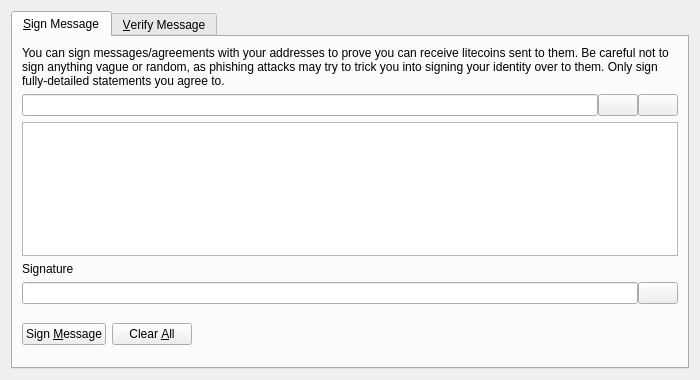
<?xml version="1.0" encoding="UTF-8"?>
<ui version="4.0">
 <class>SignVerifyMessageDialog</class>
 <widget class="QDialog" name="SignVerifyMessageDialog">
  <property name="geometry">
   <rect>
    <x>0</x>
    <y>0</y>
    <width>700</width>
    <height>380</height>
   </rect>
  </property>
  <property name="windowTitle">
   <string>Signatures - Sign / Verify a Message</string>
  </property>
  <property name="modal">
   <bool>true</bool>
  </property>
  <layout class="QVBoxLayout" name="verticalLayout">
   <item>
    <widget class="QTabWidget" name="tabWidget">
     <property name="currentIndex">
      <number>0</number>
     </property>
     <widget class="QWidget" name="tabSignMessage">
      <attribute name="title">
       <string>&amp;Sign Message</string>
      </attribute>
      <layout class="QVBoxLayout" name="verticalLayout_SM">
       <item>
        <widget class="QLabel" name="infoLabel_SM">
         <property name="text">
          <string>You can sign messages/agreements with your addresses to prove you can receive litecoins sent to them. Be careful not to sign anything vague or random, as phishing attacks may try to trick you into signing your identity over to them. Only sign fully-detailed statements you agree to.</string>
         </property>
         <property name="textFormat">
          <enum>Qt::PlainText</enum>
         </property>
         <property name="wordWrap">
          <bool>true</bool>
         </property>
        </widget>
       </item>
       <item>
        <layout class="QHBoxLayout" name="horizontalLayout_1_SM">
         <property name="spacing">
          <number>0</number>
         </property>
         <item>
          <widget class="QValidatedLineEdit" name="addressIn_SM">
           <property name="toolTip">
            <string>The Partnercoin address to sign the message with</string>
           </property>
          </widget>
         </item>
         <item>
          <widget class="QPushButton" name="addressBookButton_SM">
           <property name="toolTip">
            <string>Choose previously used address</string>
           </property>
           <property name="text">
            <string/>
           </property>
           <property name="icon">
            <iconset resource="../bitcoin.qrc">
             <normaloff>:/icons/address-book</normaloff>:/icons/address-book</iconset>
           </property>
           <property name="shortcut">
            <string>Alt+A</string>
           </property>
           <property name="autoDefault">
            <bool>false</bool>
           </property>
          </widget>
         </item>
         <item>
          <widget class="QPushButton" name="pasteButton_SM">
           <property name="toolTip">
            <string>Paste address from clipboard</string>
           </property>
           <property name="text">
            <string/>
           </property>
           <property name="icon">
            <iconset resource="../bitcoin.qrc">
             <normaloff>:/icons/editpaste</normaloff>:/icons/editpaste</iconset>
           </property>
           <property name="shortcut">
            <string>Alt+P</string>
           </property>
           <property name="autoDefault">
            <bool>false</bool>
           </property>
          </widget>
         </item>
        </layout>
       </item>
       <item>
        <widget class="QPlainTextEdit" name="messageIn_SM">
         <property name="toolTip">
          <string>Enter the message you want to sign here</string>
         </property>
        </widget>
       </item>
       <item>
        <widget class="QLabel" name="signatureLabel_SM">
         <property name="text">
          <string>Signature</string>
         </property>
         <property name="textFormat">
          <enum>Qt::PlainText</enum>
         </property>
        </widget>
       </item>
       <item>
        <layout class="QHBoxLayout" name="horizontalLayout_2_SM">
         <property name="spacing">
          <number>0</number>
         </property>
         <item>
          <widget class="QLineEdit" name="signatureOut_SM">
           <property name="font">
            <font>
             <italic>true</italic>
            </font>
           </property>
           <property name="readOnly">
            <bool>true</bool>
           </property>
          </widget>
         </item>
         <item>
          <widget class="QPushButton" name="copySignatureButton_SM">
           <property name="toolTip">
            <string>Copy the current signature to the system clipboard</string>
           </property>
           <property name="text">
            <string/>
           </property>
           <property name="icon">
            <iconset resource="../bitcoin.qrc">
             <normaloff>:/icons/editcopy</normaloff>:/icons/editcopy</iconset>
           </property>
           <property name="autoDefault">
            <bool>false</bool>
           </property>
          </widget>
         </item>
        </layout>
       </item>
       <item>
        <layout class="QHBoxLayout" name="horizontalLayout_3_SM">
         <item>
          <widget class="QPushButton" name="signMessageButton_SM">
           <property name="toolTip">
            <string>Sign the message to prove you own this Partnercoin address</string>
           </property>
           <property name="text">
            <string>Sign &amp;Message</string>
           </property>
           <property name="icon">
            <iconset resource="../bitcoin.qrc">
             <normaloff>:/icons/edit</normaloff>:/icons/edit</iconset>
           </property>
           <property name="autoDefault">
            <bool>false</bool>
           </property>
          </widget>
         </item>
         <item>
          <widget class="QPushButton" name="clearButton_SM">
           <property name="toolTip">
            <string>Reset all sign message fields</string>
           </property>
           <property name="text">
            <string>Clear &amp;All</string>
           </property>
           <property name="icon">
            <iconset resource="../bitcoin.qrc">
             <normaloff>:/icons/remove</normaloff>:/icons/remove</iconset>
           </property>
           <property name="autoDefault">
            <bool>false</bool>
           </property>
          </widget>
         </item>
         <item>
          <spacer name="horizontalSpacer_1_SM">
           <property name="orientation">
            <enum>Qt::Horizontal</enum>
           </property>
           <property name="sizeHint" stdset="0">
            <size>
             <width>40</width>
             <height>48</height>
            </size>
           </property>
          </spacer>
         </item>
         <item>
          <widget class="QLabel" name="statusLabel_SM">
           <property name="font">
            <font>
             <weight>75</weight>
             <bold>true</bold>
            </font>
           </property>
           <property name="text">
            <string/>
           </property>
           <property name="wordWrap">
            <bool>true</bool>
           </property>
          </widget>
         </item>
         <item>
          <spacer name="horizontalSpacer_2_SM">
           <property name="orientation">
            <enum>Qt::Horizontal</enum>
           </property>
           <property name="sizeHint" stdset="0">
            <size>
             <width>40</width>
             <height>48</height>
            </size>
           </property>
          </spacer>
         </item>
        </layout>
       </item>
      </layout>
     </widget>
     <widget class="QWidget" name="tabVerifyMessage">
      <attribute name="title">
       <string>&amp;Verify Message</string>
      </attribute>
      <layout class="QVBoxLayout" name="verticalLayout_VM">
       <item>
        <widget class="QLabel" name="infoLabel_VM">
         <property name="text">
          <string>Enter the receiver's address, message (ensure you copy line breaks, spaces, tabs, etc. exactly) and signature below to verify the message. Be careful not to read more into the signature than what is in the signed message itself, to avoid being tricked by a man-in-the-middle attack. Note that this only proves the signing party receives with the address, it cannot prove sendership of any transaction!</string>
         </property>
         <property name="textFormat">
          <enum>Qt::PlainText</enum>
         </property>
         <property name="alignment">
          <set>Qt::AlignLeading|Qt::AlignLeft|Qt::AlignTop</set>
         </property>
         <property name="wordWrap">
          <bool>true</bool>
         </property>
        </widget>
       </item>
       <item>
        <layout class="QHBoxLayout" name="horizontalLayout_1_VM">
         <property name="spacing">
          <number>0</number>
         </property>
         <item>
          <widget class="QValidatedLineEdit" name="addressIn_VM">
           <property name="toolTip">
            <string>The Partnercoin address the message was signed with</string>
           </property>
          </widget>
         </item>
         <item>
          <widget class="QPushButton" name="addressBookButton_VM">
           <property name="toolTip">
            <string>Choose previously used address</string>
           </property>
           <property name="text">
            <string/>
           </property>
           <property name="icon">
            <iconset resource="../bitcoin.qrc">
             <normaloff>:/icons/address-book</normaloff>:/icons/address-book</iconset>
           </property>
           <property name="shortcut">
            <string>Alt+A</string>
           </property>
           <property name="autoDefault">
            <bool>false</bool>
           </property>
          </widget>
         </item>
        </layout>
       </item>
       <item>
        <widget class="QPlainTextEdit" name="messageIn_VM"/>
       </item>
       <item>
        <widget class="QValidatedLineEdit" name="signatureIn_VM"/>
       </item>
       <item>
        <layout class="QHBoxLayout" name="horizontalLayout_2_VM">
         <item>
          <widget class="QPushButton" name="verifyMessageButton_VM">
           <property name="toolTip">
            <string>Verify the message to ensure it was signed with the specified Partnercoin address</string>
           </property>
           <property name="text">
            <string>Verify &amp;Message</string>
           </property>
           <property name="icon">
            <iconset resource="../bitcoin.qrc">
             <normaloff>:/icons/transaction_0</normaloff>:/icons/transaction_0</iconset>
           </property>
           <property name="autoDefault">
            <bool>false</bool>
           </property>
          </widget>
         </item>
         <item>
          <widget class="QPushButton" name="clearButton_VM">
           <property name="toolTip">
            <string>Reset all verify message fields</string>
           </property>
           <property name="text">
            <string>Clear &amp;All</string>
           </property>
           <property name="icon">
            <iconset resource="../bitcoin.qrc">
             <normaloff>:/icons/remove</normaloff>:/icons/remove</iconset>
           </property>
           <property name="autoDefault">
            <bool>false</bool>
           </property>
          </widget>
         </item>
         <item>
          <spacer name="horizontalSpacer_1_VM">
           <property name="orientation">
            <enum>Qt::Horizontal</enum>
           </property>
           <property name="sizeHint" stdset="0">
            <size>
             <width>40</width>
             <height>48</height>
            </size>
           </property>
          </spacer>
         </item>
         <item>
          <widget class="QLabel" name="statusLabel_VM">
           <property name="font">
            <font>
             <weight>75</weight>
             <bold>true</bold>
            </font>
           </property>
           <property name="text">
            <string/>
           </property>
           <property name="wordWrap">
            <bool>true</bool>
           </property>
          </widget>
         </item>
         <item>
          <spacer name="horizontalSpacer_2_VM">
           <property name="orientation">
            <enum>Qt::Horizontal</enum>
           </property>
           <property name="sizeHint" stdset="0">
            <size>
             <width>40</width>
             <height>48</height>
            </size>
           </property>
          </spacer>
         </item>
        </layout>
       </item>
      </layout>
     </widget>
    </widget>
   </item>
  </layout>
 </widget>
 <customwidgets>
  <customwidget>
   <class>QValidatedLineEdit</class>
   <extends>QLineEdit</extends>
   <header>qt/qvalidatedlineedit.h</header>
  </customwidget>
 </customwidgets>
 <resources>
  <include location="../bitcoin.qrc"/>
 </resources>
 <connections/>
</ui>
